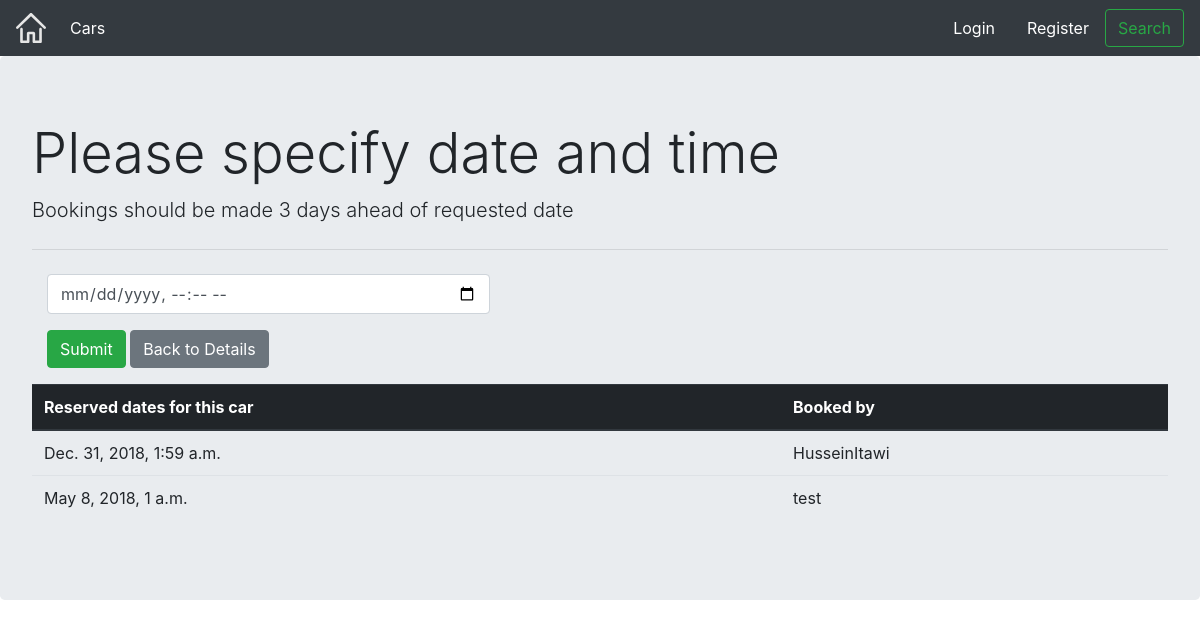
Page /testdrive/booking/1 on the earlier database version.
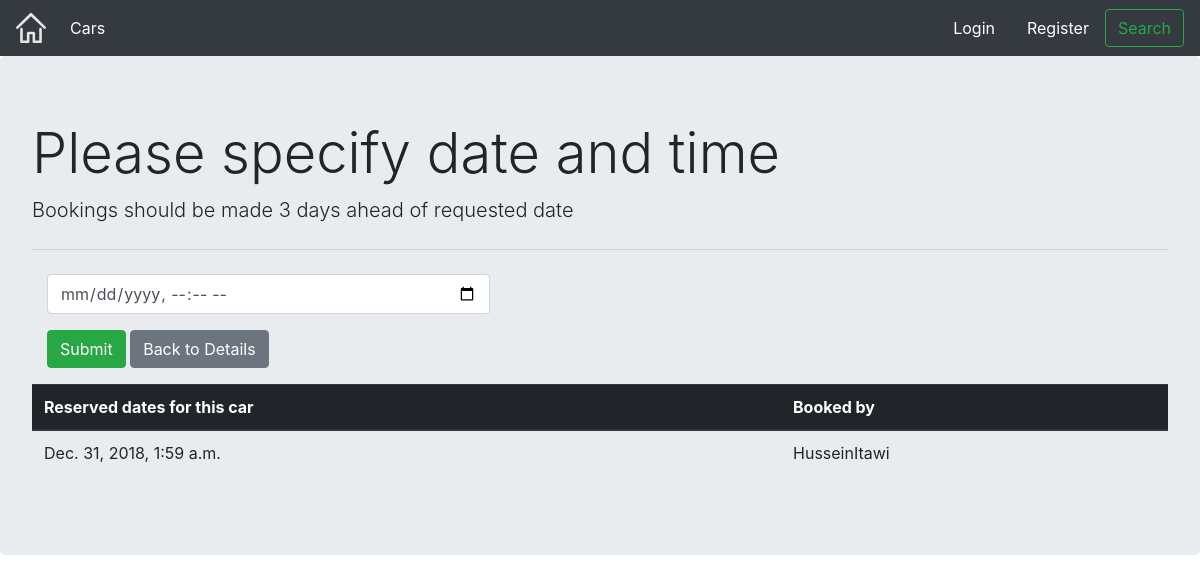
Same page on the later database version.
### testdrive/models.py (models this page shows, shortened)
class TDModel(models.Model):
    driveDate = models.DateTimeField('Test Drive Date', default=datetime.now)
    driveCar = models.ForeignKey(CarModel, on_delete=models.CASCADE, default=1)
    driver = models.ForeignKey(User, on_delete=models.CASCADE, default=1)

### testdrive/views.py (the view)
# urls.py: url(r'^booking/(?P<pk>[0-9]+)$', views.createTD, name='booking'),
def createTD(request, pk):
    upcoming = []
    testCar = CarModel.objects.get(pk=pk)
    carTestDrives = TDModel.objects.filter(driveCar=testCar)
    for drive in carTestDrives:
        if drive.driveDate > timezone.now():
            upcoming.append(drive)
    if request.method == 'POST':
        user = User.objects.get(username=request.user)
        car = CarModel.objects.get(id=pk)
        drive = request.POST['driveDate']
        if datetime.datetime.strptime(drive, '%Y-%m-%dT%H:%M') >= datetime.datetime.now() + datetime.timedelta(days=3):
            if 8 < datetime.datetime.strptime(drive, '%Y-%m-%dT%H:%M').hour < 17 \
                    and 0 < datetime.datetime.strptime(drive, '%Y-%m-%dT%H:%M').weekday() < 4:
                try:
                    TDModel.objects.get(driveCar=car, driveDate=drive)
                    return render(request, 'testdrive/fail.html', {'pk': pk})
                except ObjectDoesNotExist:
                        TDModel.objects.create(driveDate=drive, driveCar=car, driver=user)
                        return render(request, 'testdrive/success.html', {'pk': pk})
            else:
                return render(request, 'testdrive/closed.html', {'pk': pk})
        else:
            return render(request, 'testdrive/pastTime.html', {'pk': pk})
    else:
        form = TDForm()
    return render(request, 'testdrive/createTD.html', {'form': form, 'pk': pk, 'upcoming': upcoming})

### testdrive/forms.py
class TDForm(forms.ModelForm):
    class Meta:
        model = TDModel
        exclude = ['driveDate']

### templates/testdrive/createTD.html (shortened to what this page needs)
{% extends 'exterior.html' %}
{% block login %}
        {% if user.is_authenticated %}
            <a class="nav-item nav-link" href="{% url 'accounts:profile' username=user.username %}" style="color: white; ">Welcome, {{ user.first_name }}</a>
        {% else %}
            <a class="nav-item nav-link" href="{% url 'accounts:login' %}" style="color: white; ">Login</a>
        {% endif %}
    {% endblock %}
    {% block logout %}
        {% if user.is_authenticated %}
            <a class="nav-item nav-link" href="{% url 'accounts:logout' %}" style="color: white; ">Logout</a>
        {% else %}
            <a class="nav-item nav-link" href="{% url 'accounts:register' %}" style="color:white;">Register</a>
        {% endif %}
    {% endblock %}
{% block content %}
    <div class="jumbotron">
    <h1 class="display-4">Please specify date and time</h1>
        <p class="lead my-1">Bookings should be made 3 days ahead of requested date</p>
        <hr class="my-4">
<form method="post">
    <div class="col-sm-5">
    <div class="input-group mb-3">
        <input type="datetime-local"  class="form-control" placeholder="Username" aria-label="Username" aria-describedby="basic-addon1" name="driveDate">
    </div>
    <div>
        <button type="submit" class="btn btn-success">Submit</button>
        <a class="btn btn-secondary" href="{% url 'cars:detail' pk=pk %}" role="button">Back to Details</a>
    </div>
        </div>
</form>
    {% if upcoming %}
  <p><table class="table">
  <thead class="thead-dark">
    <tr>
      <th scope="col">Reserved dates for this car</th>
      <th scope="col">Booked by</th>
    </tr>
  </thead>
  <tbody>
   {% for drive in upcoming %}
       <tr>
           <td>{{ drive.driveDate }}</td>
           <td>{{ drive.driver }}</td>
       </tr>
      {% endfor %}
  </tbody>
</table>
    {% endif %}
    </div>
{% endblock %}

Differences in the rows shown:
removed TDModel: driveDate "May 8, 2018, 1 a.m.", driver "test"
